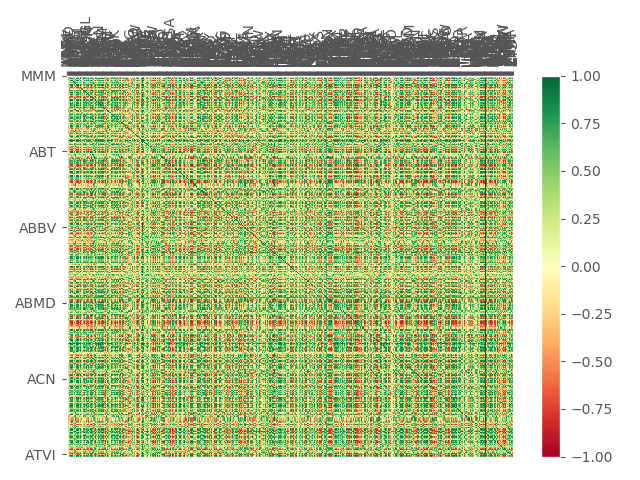

The Python source for this figure:
import numpy as np
import requests
import pandas as pd
import os
import bs4 as bs
import numpy as np
import pickle
from scipy.stats import linregress
import matplotlib.pyplot as plt
from matplotlib import style
from collections import Counter
from sklearn import svm, neighbors
from sklearn.model_selection import train_test_split
from sklearn.ensemble import VotingClassifier, RandomForestClassifier
style.use('ggplot')

def get_sp500():
    url = "http://en.wikipedia.org/wiki/List_of_S%26P_500_companies"
    resp = requests.get(url)
    soup = bs.BeautifulSoup(resp.text, 'lxml')
    table = soup.find('table', {'class': 'wikitable sortable'})
    tickers = []
    for row in table.findAll('tr')[1:]:
        ticker = row.findAll('td')[0].text.strip()
        tickers.append(ticker)  
    #with open("sp500tickers.pickle","wb") as f:
    #    pickle.dump(tickers,f)  
    return tickers

def compile_data():
    tickers = get_sp500()
    main_df = pd.DataFrame()
    for num, ticker in enumerate(tickers):
        if not os.path.exists("data/{}.csv".format(ticker)):
            continue
        df = pd.read_csv("data/{}.csv".format(ticker))
        df.set_index('Date', inplace=True)
        df.rename(columns = {'Adj Close': ticker}, inplace=True)
        df.drop(['Open', 'High', 'Low', 'Close', 'Volume'], 1, inplace=True)
        
        if main_df.empty:
            main_df = df
        else:
            main_df = main_df.join(df, how='outer')
            
        if num % 10 == 0:
            print("{} csvs done".format(num))
        
    #print(main_df.head())
    main_df.to_csv('joined/sp500_joined_closes.csv')

def visualize_data():
    df = pd.read_csv('data_prices/joined/joined_closes.csv')
    #df['AAPL'].plot()
    #plt.show()
    df_corr = df.corr()
    data = df_corr.values
    fig = plt.figure()
    ax = fig.add_subplot(1,1,1)
    
    heatmap = ax.pcolor(data, cmap=plt.cm.RdYlGn)
    fig.colorbar(heatmap)
    ax.set_xticks(np.arange(data.shape[0]) + 0.5, minor = False)
    ax.set_xticks(np.arange(data.shape[0]) + 0.5, minor = False)
    ax.invert_yaxis()
    ax.xaxis.tick_top()
    
    column_labels=df_corr.columns
    row_labels = df_corr.index
    
    ax.set_xticklabels(column_labels)
    ax.set_yticklabels(row_labels)
    
    plt.xticks(rotation=90)
    heatmap.set_clim(-1,1)
    plt.tight_layout()
    plt.savefig("heatmap.png")

if __name__ == "__main__":
    visualize_data()
